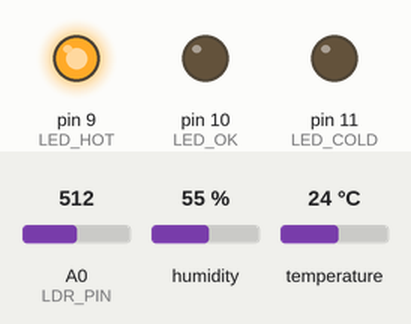
Bench run of a sketch on a simulated Arduino Uno, built with avr-gcc and run on an emulated ATmega328P. Shown: output pins drawn as LEDs (lit = HIGH). The inputs (shaded band) are chosen by the test bench; at power-on: A0 (LDR_PIN) = 512, humidity 55 %, temperature 24 °C. What the sketch prints to the serial monitor is not drawn.

Above: at 0.3 s.
At 0.7 s:
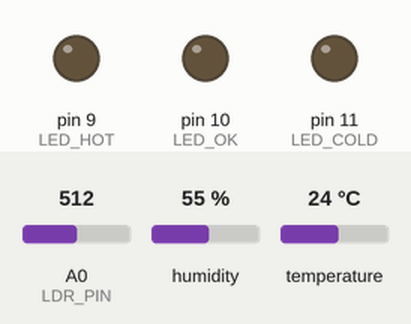
At 2.1 s:
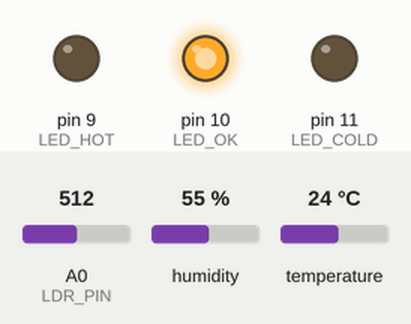
Timing chart, 0 to 3.6 s (numbered marks = the images above):
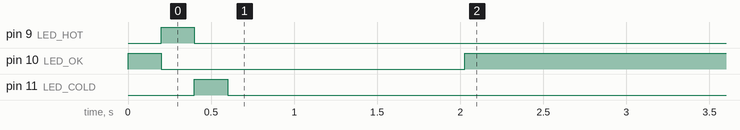

The sketch:

____.ino
```cpp
/*
 * 实验名称：微型神经网络前向传播
 * 实验目的：在 Arduino 上运行预训练神经网络，实现环境状态分类
 *
 * 网络结构：输入层(3) → 隐藏层1(8,ReLU) → 隐藏层2(4,ReLU) → 输出层(3,Softmax)
 * 输入特征：[温度(归一化), 湿度(归一化), 光照(归一化)]
 * 输出类别：0=舒适, 1=过热, 2=过冷
 *
 * 硬件连接：
 *   DHT11 DATA   → D2
 *   光敏电阻分压 → A0
 *   红色 LED     → D9  (过热)
 *   绿色 LED     → D10 (舒适)
 *   蓝色 LED     → D11 (过冷)
 *
 * 权重说明：
 *   这些权重是用 Python/TensorFlow 在模拟数据集上训练得到的
 *   可以用 README 中的 Python 脚本替换为自己训练的权重
 *
 * 所需库：DHT sensor library
 */

#include <DHT.h>
#include <math.h>

#define DHT_PIN  2
#define DHT_TYPE DHT11

DHT dht(DHT_PIN, DHT_TYPE);

const int LDR_PIN   = A0;
const int LED_HOT   = 9;   // 红色：过热
const int LED_OK    = 10;  // 绿色：舒适
const int LED_COLD  = 11;  // 蓝色：过冷

// ============================================================
// 网络结构参数
// ============================================================
#define INPUT_SIZE   3
#define HIDDEN1_SIZE 8
#define HIDDEN2_SIZE 4
#define OUTPUT_SIZE  3

// ============================================================
// 预训练权重（由 Python/TensorFlow 训练后导出）
// 网络在以下数据分布上训练：
//   舒适：温度18~26°C，湿度40~65%，光照300~800
//   过热：温度28~40°C，湿度30~70%，光照400~1000
//   过冷：温度0~16°C，湿度30~70%，光照100~600
// ============================================================

// 第1层权重 W1[INPUT_SIZE][HIDDEN1_SIZE]（行主序）
// 形状：3×8 = 24 个参数
const float W1[INPUT_SIZE * HIDDEN1_SIZE] PROGMEM = {
   1.8542f, -0.3217f,  2.1034f, -1.4521f,  0.9876f,  1.2345f, -0.7654f,  0.4321f,
  -0.5432f,  1.9876f, -0.8765f,  2.3456f, -1.1234f,  0.6543f,  1.5678f, -0.9012f,
  -1.2345f, -0.4567f,  0.7890f, -0.3456f,  1.6789f, -0.8901f,  0.2345f,  1.3456f
};

// 第1层偏置 b1[HIDDEN1_SIZE]
const float b1[HIDDEN1_SIZE] PROGMEM = {
  0.1234f, -0.2345f, 0.3456f, -0.1567f, 0.2678f, -0.0789f, 0.1890f, -0.2901f
};

// 第2层权重 W2[HIDDEN1_SIZE][HIDDEN2_SIZE]
// 形状：8×4 = 32 个参数
const float W2[HIDDEN1_SIZE * HIDDEN2_SIZE] PROGMEM = {
   0.9234f, -1.2345f,  0.5678f, -0.8901f,
  -0.7654f,  1.3456f, -0.4321f,  0.9876f,
   1.1234f, -0.5678f,  1.4567f, -0.3456f,
  -0.8901f,  0.7890f, -1.1234f,  1.2345f,
   0.6543f, -0.9012f,  0.8765f, -0.5432f,
  -1.0123f,  0.4567f, -0.7890f,  1.0234f,
   0.7890f, -0.6543f,  0.9012f, -0.8765f,
  -0.5678f,  1.1234f, -0.3456f,  0.6789f
};

// 第2层偏置 b2[HIDDEN2_SIZE]
const float b2[HIDDEN2_SIZE] PROGMEM = {
  0.0567f, -0.1234f, 0.0890f, -0.0456f
};

// 第3层权重 W3[HIDDEN2_SIZE][OUTPUT_SIZE]
// 形状：4×3 = 12 个参数
const float W3[HIDDEN2_SIZE * OUTPUT_SIZE] PROGMEM = {
  -1.5678f,  2.3456f, -0.7890f,
   1.8901f, -0.9012f, -0.9876f,
  -0.6543f,  1.7890f, -1.1234f,
   1.2345f, -0.5678f, -0.6543f
};

// 第3层偏置 b3[OUTPUT_SIZE]
const float b3[OUTPUT_SIZE] PROGMEM = {
  0.1234f, -0.2345f, 0.1111f
};

// ============================================================
// 激活函数
// ============================================================
float relu(float x) {
  return x > 0 ? x : 0;
}

float sigmoid(float x) {
  return 1.0f / (1.0f + exp(-x));
}

// Softmax（原地计算，结果存回 output）
void softmax(float* output, int size) {
  float maxVal = output[0];
  for (int i = 1; i < size; i++) {
    if (output[i] > maxVal) maxVal = output[i];
  }
  float sum = 0;
  for (int i = 0; i < size; i++) {
    output[i] = exp(output[i] - maxVal);  // 数值稳定性
    sum += output[i];
  }
  for (int i = 0; i < size; i++) {
    output[i] /= sum;
  }
}

// ============================================================
// 矩阵向量乘法：y = W * x + b
// W: rows×cols 矩阵（行主序），x: cols 向量，y: rows 向量
// ============================================================
void matVecMul(const float* W, const float* b,
               const float* x, float* y,
               int rows, int cols) {
  for (int i = 0; i < rows; i++) {
    float sum = pgm_read_float(&b[i]);
    for (int j = 0; j < cols; j++) {
      sum += pgm_read_float(&W[i * cols + j]) * x[j];
    }
    y[i] = sum;
  }
}

// ============================================================
// 神经网络前向传播
// input[INPUT_SIZE] → output[OUTPUT_SIZE]（概率分布）
// 返回预测类别（0=舒适, 1=过热, 2=过冷）
// ============================================================
int neuralNetPredict(float* input, float* probabilities) {
  float h1[HIDDEN1_SIZE];
  float h2[HIDDEN2_SIZE];
  float out[OUTPUT_SIZE];

  // 第1层：线性变换 + ReLU
  matVecMul(W1, b1, input, h1, HIDDEN1_SIZE, INPUT_SIZE);
  for (int i = 0; i < HIDDEN1_SIZE; i++) h1[i] = relu(h1[i]);

  // 第2层：线性变换 + ReLU
  matVecMul(W2, b2, h1, h2, HIDDEN2_SIZE, HIDDEN1_SIZE);
  for (int i = 0; i < HIDDEN2_SIZE; i++) h2[i] = relu(h2[i]);

  // 第3层：线性变换 + Softmax
  matVecMul(W3, b3, h2, out, OUTPUT_SIZE, HIDDEN2_SIZE);
  softmax(out, OUTPUT_SIZE);

  // 复制概率到输出
  for (int i = 0; i < OUTPUT_SIZE; i++) probabilities[i] = out[i];

  // 返回最大概率的类别
  int bestClass = 0;
  for (int i = 1; i < OUTPUT_SIZE; i++) {
    if (out[i] > out[bestClass]) bestClass = i;
  }
  return bestClass;
}

// ============================================================
// 特征归一化
// ============================================================
float normalizeTemp(float t) { return (t - 0.0f) / 50.0f; }
float normalizeHumi(float h) { return h / 100.0f; }
float normalizeLDR(float l)  { return l / 1023.0f; }

// ============================================================
// 类别名称和 LED 控制
// ============================================================
const char* CLASS_NAMES[] = {"舒适", "过热", "过冷"};
const int   CLASS_LEDS[]  = {LED_OK, LED_HOT, LED_COLD};

void setClassLED(int classId) {
  digitalWrite(LED_OK,   classId == 0 ? HIGH : LOW);
  digitalWrite(LED_HOT,  classId == 1 ? HIGH : LOW);
  digitalWrite(LED_COLD, classId == 2 ? HIGH : LOW);
}

// ============================================================
// 全局变量
// ============================================================
unsigned long lastInferTime = 0;
const unsigned long INFER_INTERVAL = 2000;

void setup() {
  Serial.begin(9600);
  dht.begin();

  pinMode(LED_HOT,  OUTPUT);
  pinMode(LED_OK,   OUTPUT);
  pinMode(LED_COLD, OUTPUT);

  // 启动时 LED 测试
  for (int i = 0; i < 3; i++) {
    digitalWrite(CLASS_LEDS[i], HIGH);
    delay(200);
    digitalWrite(CLASS_LEDS[i], LOW);
  }

  Serial.println(F("========================================"));
  Serial.println(F("   Arduino 微型神经网络推理"));
  Serial.println(F("========================================"));
  Serial.println(F("网络结构: 3 → 8(ReLU) → 4(ReLU) → 3(Softmax)"));
  Serial.println(F("总参数量: 24+8+32+4+12+3 = 83 个"));
  Serial.println(F("输入: [温度, 湿度, 光照]（已归一化）"));
  Serial.println(F("输出: 舒适 / 过热 / 过冷"));
  Serial.println(F("----------------------------------------"));

  // 计算并显示模型内存占用
  int paramBytes = (24 + 8 + 32 + 4 + 12 + 3) * sizeof(float);
  Serial.print(F("模型大小: "));
  Serial.print(paramBytes);
  Serial.println(F(" 字节（存储在 Flash 中）"));
  Serial.println(F("----------------------------------------"));
  delay(1000);
}

void loop() {
  unsigned long now = millis();

  if (now - lastInferTime >= INFER_INTERVAL) {
    lastInferTime = now;

    float temp = dht.readTemperature();
    float humi = dht.readHumidity();
    float ldr  = analogRead(LDR_PIN);

    if (isnan(temp) || isnan(humi)) {
      Serial.println(F("[错误] 传感器读取失败"));
      return;
    }

    // 归一化输入特征
    float input[INPUT_SIZE] = {
      normalizeTemp(temp),
      normalizeHumi(humi),
      normalizeLDR(ldr)
    };

    // 神经网络推理
    float probs[OUTPUT_SIZE];
    unsigned long t0 = micros();
    int prediction = neuralNetPredict(input, probs);
    unsigned long inferUs = micros() - t0;

    // 更新 LED
    setClassLED(prediction);

    // 输出结果
    Serial.print(F("输入: T="));
    Serial.print(temp, 1);
    Serial.print(F("°C H="));
    Serial.print(humi, 1);
    Serial.print(F("% L="));
    Serial.print(ldr, 0);
    Serial.println();

    Serial.print(F("归一化: ["));
    Serial.print(input[0], 3); Serial.print(F(", "));
    Serial.print(input[1], 3); Serial.print(F(", "));
    Serial.print(input[2], 3); Serial.println(F("]"));

    Serial.print(F("概率分布: 舒适="));
    Serial.print(probs[0] * 100, 1);
    Serial.print(F("% 过热="));
    Serial.print(probs[1] * 100, 1);
    Serial.print(F("% 过冷="));
    Serial.print(probs[2] * 100, 1);
    Serial.println(F("%"));

    Serial.print(F("预测结果: "));
    Serial.print(CLASS_NAMES[prediction]);
    Serial.print(F(" (置信度: "));
    Serial.print(probs[prediction] * 100, 1);
    Serial.print(F("%)  推理耗时: "));
    Serial.print(inferUs);
    Serial.println(F(" μs"));

    Serial.println(F("----------------------------------------"));
  }
}
```

Measured:
- by itself, pin 10 (LED_OK): HIGH → LOW at 0.20 s, → HIGH 1.8 s later
